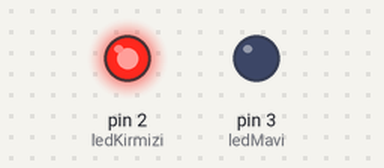
Simulated run of this sketch. Board: Arduino Uno, built with avr-gcc and run on an emulated ATmega328P. Parts: output pins drawn as LEDs (lit = HIGH).

Above: at 0.03 s.
At 1.35 s:
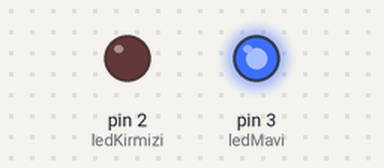
At 2.85 s:
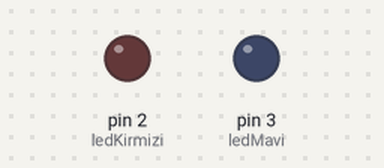
Timing chart, 0 to 3.1 s (numbered marks = the images above):
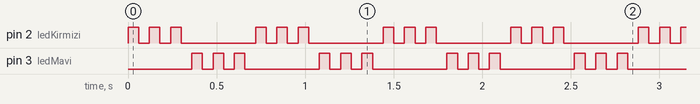

Measured:
- by itself, pin 2 (ledKirmizi), pin 3 (ledMavi): repeats every 0.72 s: 2 × (LOW 0.06 s, HIGH 0.06 s), LOW 0.42 s, HIGH 0.06 s

The sketch:

Polis.ino
```cpp
int sure = 60;
int ledKirmizi = 2;
int ledMavi = 3;
void setup() {
   pinMode(ledKirmizi,OUTPUT);
   pinMode(ledMavi,OUTPUT);
}
void loop() {
   for(int i=0;i<3;i++){
      digitalWrite(ledKirmizi,HIGH);
      delay(sure);
      digitalWrite(ledKirmizi,LOW);
      delay(sure);
   }
   for(int i=0;i<3;i++){
      digitalWrite(ledMavi,HIGH);
      delay(sure);
      digitalWrite(ledMavi,LOW);
      delay(sure);
   }
}
```
